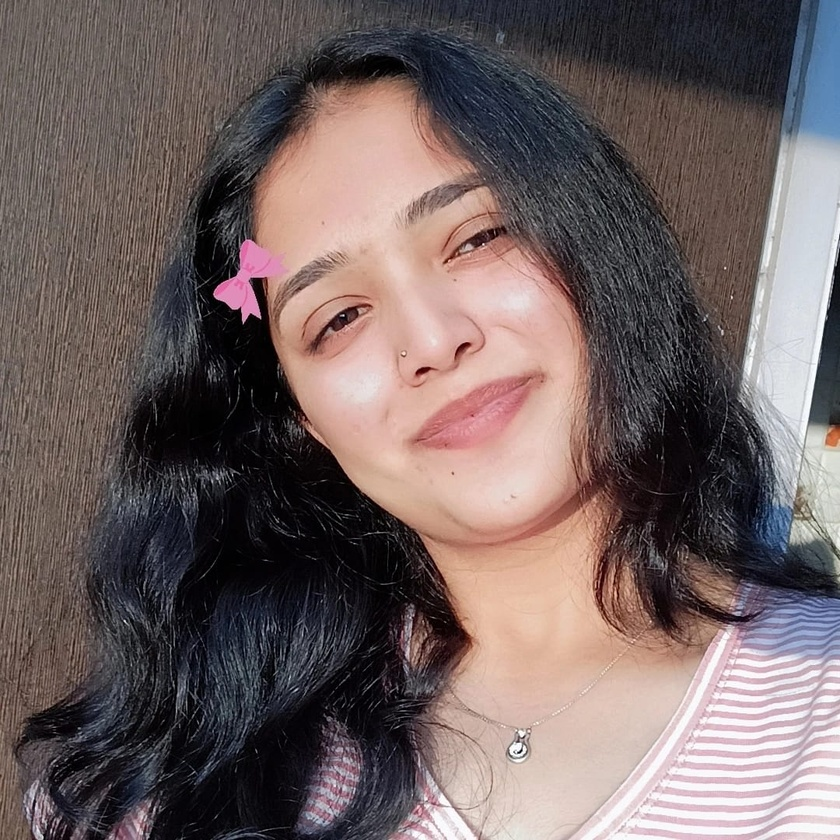
#> input picture known_faces/Siddhi_1.jpeg, 840 x 840 px, shrunk from 1080 x 1080 before the run
$ python main.py
#> lines starting #> are read from the running program, lines starting #| are printed output that depends on the picture; after the words box and inside, x2 and y2 are one past the last pixel; in counts of white or black regions, pixels touching at a corner belong together
import os
import sys
import cv2
import numpy as np
import shutil
from datetime import datetime

BASE_DIR = os.path.dirname(__file__)
KNOWN_FACES_DIR = os.path.join(BASE_DIR, "known_faces")
ASSETS_DIR = os.path.join(BASE_DIR, "assets")
TOLERANCE = 120  # Higher allows more realistic face matching values for LBPH
MIN_FACE_SIZE = (80, 80)
FACE_SIZE = (200, 200)
FONT = cv2.FONT_HERSHEY_SIMPLEX
DATE_COLOR = (0, 255, 0)
DATE_FONT_SCALE = 1.0
DATE_THICKNESS = 2

# Ensure required folders exist
os.makedirs(KNOWN_FACES_DIR, exist_ok=True)
os.makedirs(ASSETS_DIR, exist_ok=True)

face_cascade_alt = cv2.CascadeClassifier(cv2.data.haarcascades + 'haarcascade_frontalface_alt2.xml')
face_cascade_default = cv2.CascadeClassifier(cv2.data.haarcascades + 'haarcascade_frontalface_default.xml')
recognizer = None
label_ids = {}
id_to_name = {}


def sanitize_label(label: str) -> str:
    return "_".join(label.strip().split())


def detect_faces(gray_image):
    faces = []

    if face_cascade_alt is not None and not face_cascade_alt.empty():
        faces = face_cascade_alt.detectMultiScale(
            gray_image,
            scaleFactor=1.05,
            minNeighbors=4,
            minSize=(40, 40),
        )

    if len(faces) == 0 and face_cascade_default is not None and not face_cascade_default.empty():
        faces = face_cascade_default.detectMultiScale(
            gray_image,
            scaleFactor=1.05,
            minNeighbors=4,
            minSize=(40, 40),
        )

    return faces


def prepare_face(gray_image, rect=None):
    if rect is not None:
        x, y, w, h = rect
        face = gray_image[y:y+h, x:x+w]
    else:
        face = gray_image
    face = cv2.resize(face, FACE_SIZE, interpolation=cv2.INTER_AREA)
    face = cv2.equalizeHist(face)
    clahe = cv2.createCLAHE(clipLimit=2.0, tileGridSize=(8, 8))
    return clahe.apply(face)


def train_recognizer():
    global recognizer, label_ids, id_to_name
    images = []
    labels = []
    label_ids = {}
    id_to_name = {}
    next_id = 0

    for filename in sorted(os.listdir(KNOWN_FACES_DIR)):
        if not filename.lower().endswith((".jpg", ".jpeg", ".png")):
            continue
        path = os.path.join(KNOWN_FACES_DIR, filename)
        image = cv2.imread(path)
#> image is the input picture: shape (840, 840, 3); mean B, G, R 98.1, 98.8, 113.4
        if image is None:
            continue
        gray = cv2.cvtColor(image, cv2.COLOR_BGR2GRAY)
        faces = detect_faces(gray)
#> in detect_faces, `faces = face_cascade_alt.detectMultiScale( gray_image, scaleFactor=1.0..`: faces = ()
#> in detect_faces, `faces = face_cascade_default.detectMultiScale( gray_image, scaleFactor..`: faces = [[216, 114, 398, 398]]
#> faces = [[216, 114, 398, 398]]
        if len(faces) == 0:
            print(f"Warning: no face detected in {filename}. Using the full image instead.")
            face_image = prepare_face(gray, None)
        else:
            rect = faces[0]
#> rect = [216, 114, 398, 398]
            face_image = prepare_face(gray, rect)
#> in prepare_face, `x, y, w, h = rect`: x = 216; y = 114; w = 398
#> in prepare_face, `return clahe.apply(face)`:
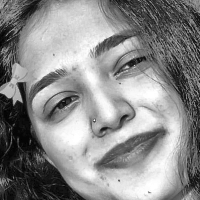
#> returned value: shape (200, 200); min 1, max 255, mean 138.3
        label_text = os.path.splitext(filename)[0]
        if "_" in label_text:
            label_text = label_text.rsplit("_", 1)[0]
        label_text = sanitize_label(label_text)

        if label_text not in label_ids:
            label_ids[label_text] = next_id
            id_to_name[next_id] = label_text
            next_id += 1

        images.append(face_image)
        labels.append(label_ids[label_text])
#> pass 2 of the loop in train_recognizer, `for filename in sorted(os.listdir(KNOWN_FACES_DIR)):`:
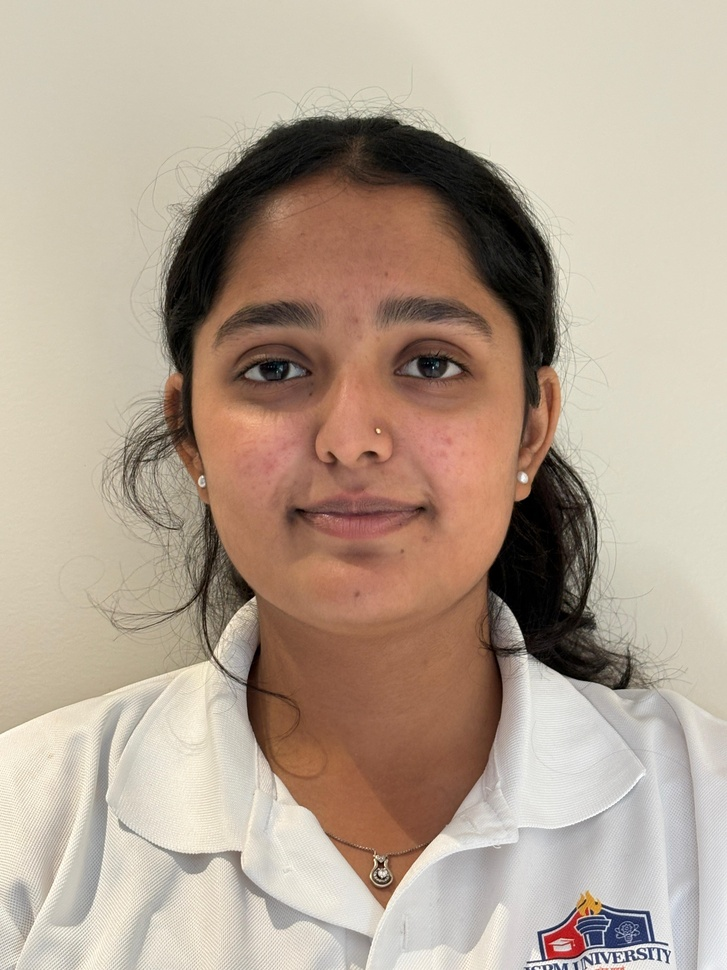
#> input picture known_faces/Siddhi_2.jpeg, 727 x 970 px, shrunk from 3024 x 4032 before the run
#> in train_recognizer, image is the input picture: shape (970, 727, 3); mean B, G, R 146.9, 163.2, 180.4
#> in train_recognizer, `gray = cv2.cvtColor(image, cv2.COLOR_BGR2GRAY)`:
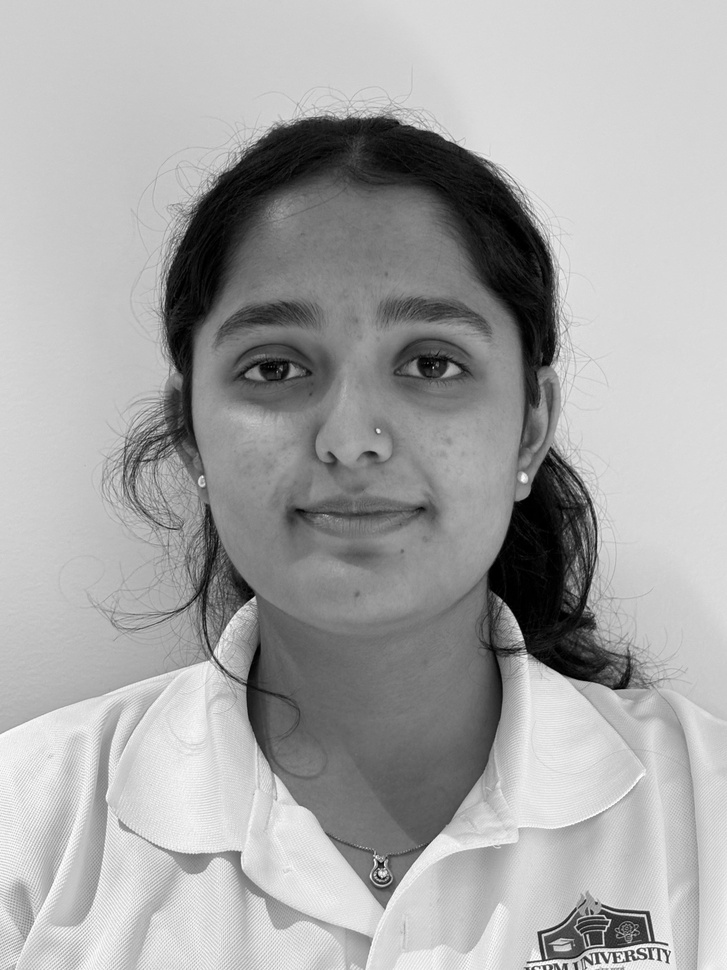
#> gray: shape (970, 727); min 0, max 255, mean 166.4
#> in train_recognizer, `faces = detect_faces(gray)`: faces = [[144, 207, 422, 422]]
#> rect = [144, 207, 422, 422]
#> in prepare_face (call 2), `x, y, w, h = rect`: x = 144; y = 207; w = 422
#> in prepare_face (call 2), `return clahe.apply(face)`:
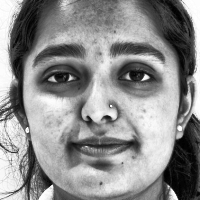
#> returned value: shape (200, 200); min 1, max 255, mean 140.6
#> pass 3 of the loop in train_recognizer, `for filename in sorted(os.listdir(KNOWN_FACES_DIR)):`:
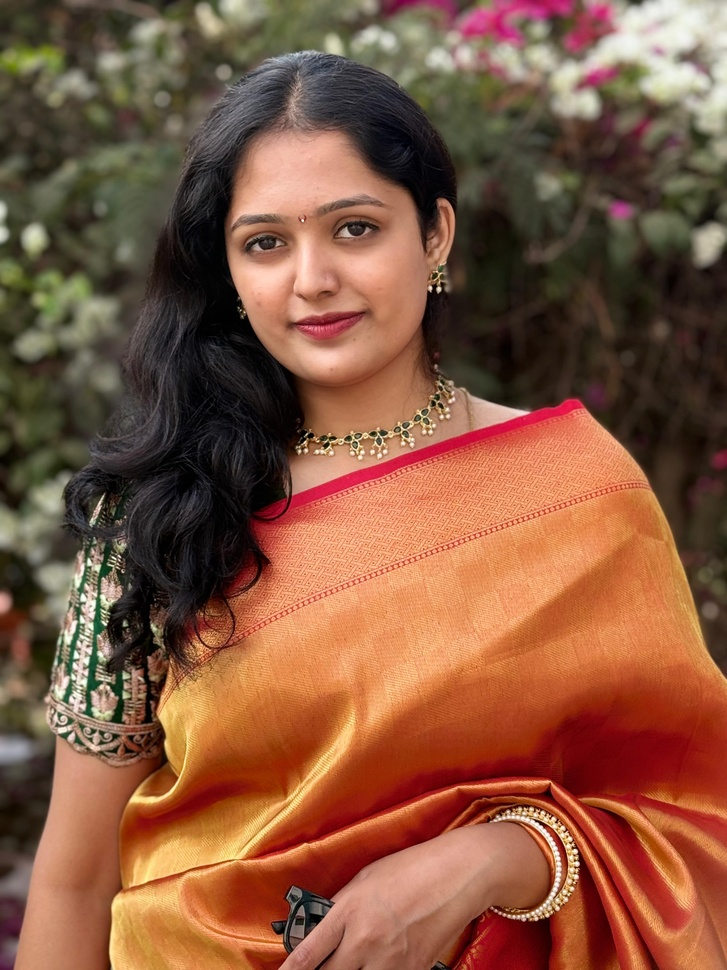
#> input picture known_faces/Siddhi_3.jpeg, 727 x 970 px, shrunk from 3024 x 4032 before the run
#> in train_recognizer, image is the input picture: shape (970, 727, 3); mean B, G, R 63.6, 87.3, 132.9
#> in train_recognizer, `gray = cv2.cvtColor(image, cv2.COLOR_BGR2GRAY)`:
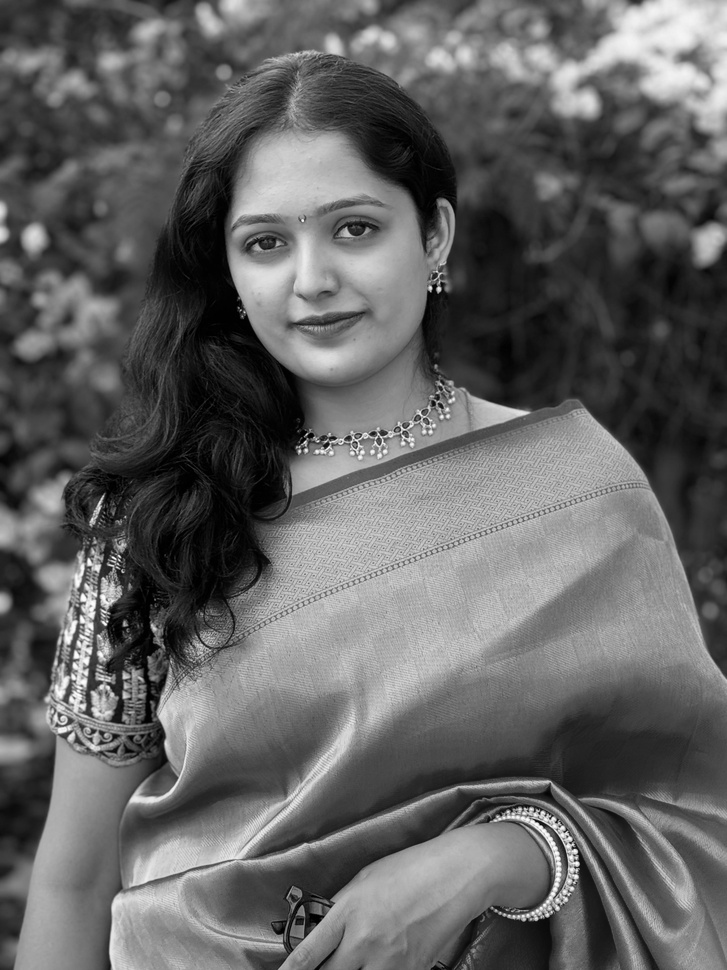
#> gray: shape (970, 727); min 0, max 253, mean 98.2
#> in train_recognizer, `faces = detect_faces(gray)`: faces = [[197, 147, 232, 232]]
#> rect = [197, 147, 232, 232]
#> in prepare_face (call 3), `x, y, w, h = rect`: x = 197; y = 147; w = 232
#> in prepare_face (call 3), `return clahe.apply(face)`:
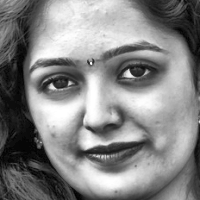
#> returned value: shape (200, 200); min 1, max 255, mean 132.4
#> the loop made 4 passes; the first 3 are shown

    if len(images) > 0:
        try:
            if not hasattr(cv2, 'face'):
                raise RuntimeError("OpenCV was built without face module. Install opencv-contrib-python.")
            recognizer = cv2.face.LBPHFaceRecognizer_create(radius=2, neighbors=8, grid_x=8, grid_y=8)
            recognizer.train(images, np.array(labels))
            print(f"Trained recognizer on {len(images)} face samples for {len(label_ids)} label(s).")
        except Exception as e:
            recognizer = None
            print(f"Failed to initialize face recognizer: {e}")
    else:
        recognizer = None
        print("No known face training data found. Add images to known_faces/ and restart or use 'a' to capture faces.")


train_recognizer()


def predict_face(face_gray):
    if recognizer is None:
        return "Unknown", None
    try:
        label_id, confidence = recognizer.predict(face_gray)
        name = id_to_name.get(label_id, "Unknown")
        if confidence is None or confidence > TOLERANCE:
            return "Unknown", confidence
        return name, confidence
    except Exception:
        return "Unknown", None


# [111 lines left out: functions add_face_from_camera, import_images, not called in this run]


video = cv2.VideoCapture(0)
if not video.isOpened():
    raise RuntimeError("Could not open webcam. Please make sure your camera is available.")

while True:
    ret, frame = video.read()
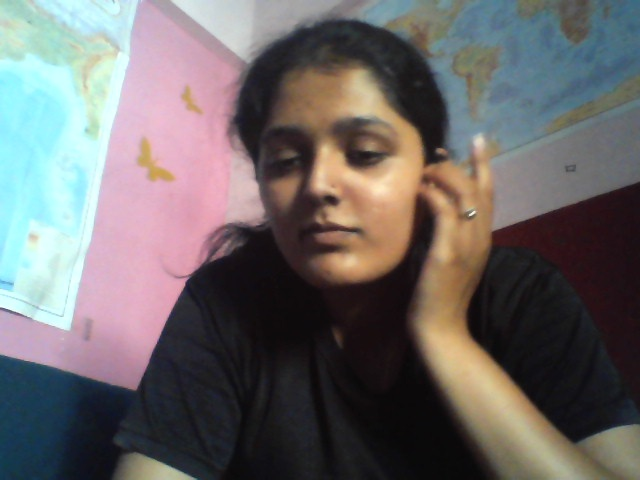
#> input picture known_faces/siddhi_2.jpg, 640 x 480 px, given in place of the camera
#> frame is the input picture: shape (480, 640, 3); mean B, G, R 104.6, 104.5, 108.6
    if not ret:
        break

    gray = cv2.cvtColor(frame, cv2.COLOR_BGR2GRAY)
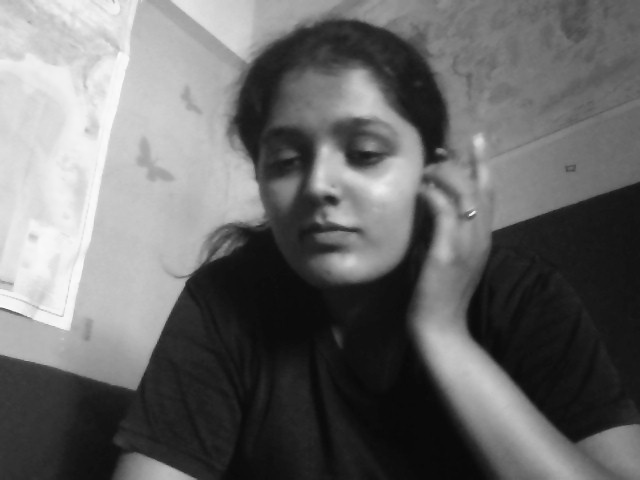
#> gray: shape (480, 640); min 8, max 251, mean 105.7
    faces = detect_faces(gray)
#> faces = [[222, 67, 215, 215]]

    now_str = datetime.now().strftime("%A, %d %B %Y %H:%M:%S")
    (text_w, text_h), _ = cv2.getTextSize(now_str, FONT, DATE_FONT_SCALE, DATE_THICKNESS)
    padding = 10
    cv2.rectangle(frame, (5, 5), (10 + text_w + padding, 10 + text_h + padding), (0, 0, 0), cv2.FILLED)
    cv2.putText(frame, now_str, (10, 10 + text_h), FONT, DATE_FONT_SCALE, DATE_COLOR, DATE_THICKNESS, cv2.LINE_AA)

    for (x, y, w, h) in faces:
        face_gray = prepare_face(gray, (x, y, w, h))
        name, confidence = predict_face(face_gray)
        label_text = f"{name}"
        if confidence is not None and name != "Unknown":
            label_text = f"{name} ({confidence:.1f})"

        cv2.rectangle(frame, (x, y), (x + w, y + h), (255, 0, 0), 2)
        (nw, nh), _ = cv2.getTextSize(label_text, FONT, 0.8, 2)
        cv2.rectangle(frame, (x, y + h + 5), (x + nw + 10, y + h + nh + 10), (0, 0, 0), cv2.FILLED)
        cv2.putText(frame, label_text, (x + 5, y + h + nh + 5), FONT, 0.8, (255, 255, 255), 2, cv2.LINE_AA)
#> this loop made 1 pass
#> (label_id in predict_face, confidence, name) on pass 1: (1, 0, 'siddhi')
#> pass 1, in prepare_face (call 5), `face = gray_image[y:y+h, x:x+w]`:
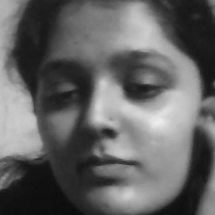
#> face: shape (215, 215); min 11, max 237, mean 99.1
#> pass 1, `face_gray = prepare_face(gray, (x, y, w, h))`:
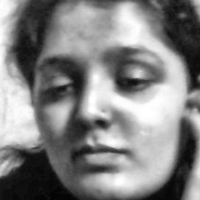
#> face_gray: shape (200, 200); min 2, max 255, mean 129.8
#> after the loop:
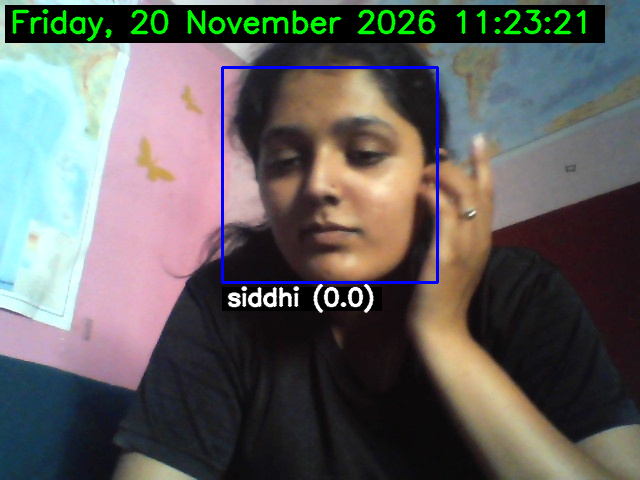
#> frame: shape (480, 640, 3); mean B, G, R 95.3, 96.8, 98.1

    cv2.putText(frame, "Press 'a' to add face, 'i' to import, 'q' to quit", (10, frame.shape[0] - 10), FONT, 0.6, (200, 200, 200), 1, cv2.LINE_AA)
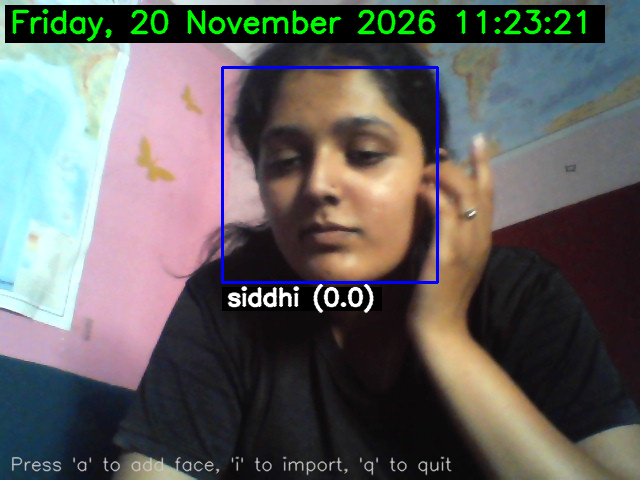
#> frame: shape (480, 640, 3); 0.78% of pixels changed, all inside (x1, y1, x2, y2) = (11, 456, 452, 476)

    cv2.imshow('Face Attendance', frame)
    key = cv2.waitKey(1) & 0xFF
#> (key q is pressed here)
    if key == ord('a'):
        print("\n--- Add new face ---")
        name = input("Enter name for new face: ").strip()
        if name:
            add_face_from_camera(video, name, num_photos=3)
        else:
            print("Name empty, cancelled.")
    elif key == ord('i'):
        print("\n--- Import images ---")
        paths_input = input("Enter absolute image paths separated by semicolons: ").strip()
        label = input("Enter label for these images: ").strip()
        if paths_input and label:
            paths = [p.strip() for p in paths_input.split(";")]
            import_images(paths, label)
        else:
            print("Invalid input, cancelled.")
    elif key == ord('q'):
        break

video.release()
cv2.destroyAllWindows()
